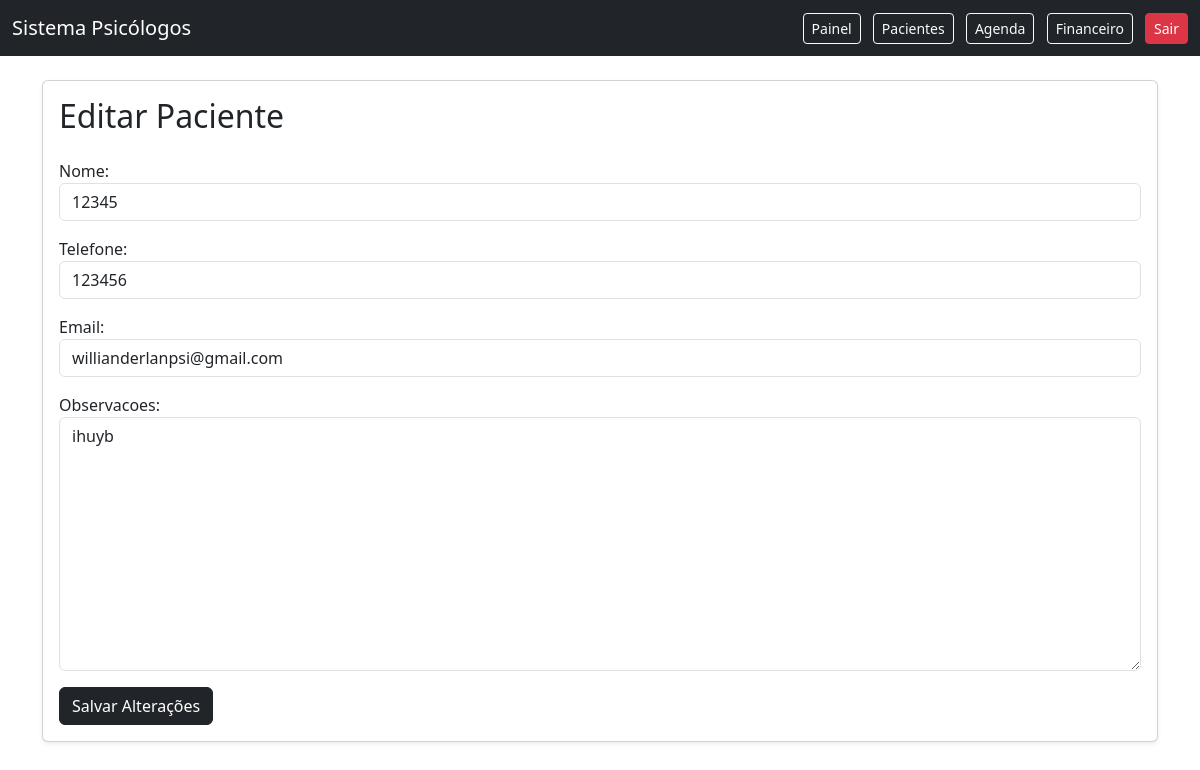
Screenshot of /pacientes/editar/2/ (signed in) with the database file from the repository.
### pacientes/models.py (models this page shows, shortened)
class Paciente(models.Model):
    usuario = models.ForeignKey(
        User,
        on_delete=models.CASCADE
    )
    nome = models.CharField(max_length=255)
    objects = PacienteManager()
    nome = models.CharField(max_length=100)
    telefone = models.CharField(max_length=20)
    email = models.EmailField(blank=True, null=True)
    observacoes = models.TextField(blank=True, null=True)
    criado_em = models.DateTimeField(auto_now_add=True)

### pacientes/views.py (the view)
@login_required
def editar_paciente(request, paciente_id):
    paciente = get_object_or_404(
        Paciente,
        id=paciente_id,
        usuario=request.user
    )
    if request.method == 'POST':
        form = PacienteForm(
            request.POST,
            instance=paciente
        )
        if form.is_valid():
            form.save()
            return redirect('lista_pacientes')
    else:
        form = PacienteForm(instance=paciente)
    return render(
        request,
        'pacientes/editar.html',
        {
            'form': form,
            'paciente': paciente
        }
    )

### pacientes/forms.py
class PacienteForm(forms.ModelForm):
    class Meta:
        model = Paciente
        fields = [
            'nome',
            'telefone',
            'email',
            'observacoes',
        ]
        widgets = {
            'nome': forms.TextInput(attrs={
                'class': 'form-control'
            }),
            'telefone': forms.TextInput(attrs={
                'class': 'form-control'
            }),
            'email': forms.EmailInput(attrs={
                'class': 'form-control'
            }),
            'observacoes': forms.Textarea(attrs={
                'class': 'form-control'
            }),
        }

### templates/pacientes/editar.html (shortened to what this page needs)
{% extends 'base.html' %}
{% block content %}
<div class="card shadow-sm">
    <div class="card-body">
        <h2 class="mb-4">
            Editar Paciente
        </h2>
        <form method="post">
            {{ form.as_p }}
            <button type="submit" class="btn btn-dark">
                Salvar Alterações
            </button>
        </form>
    </div>
</div>
{% endblock %}

### rows the page displays
Paciente: nome "12345", telefone "123456", email "willianderlanpsi@gmail.com", observacoes "ihuyb"
